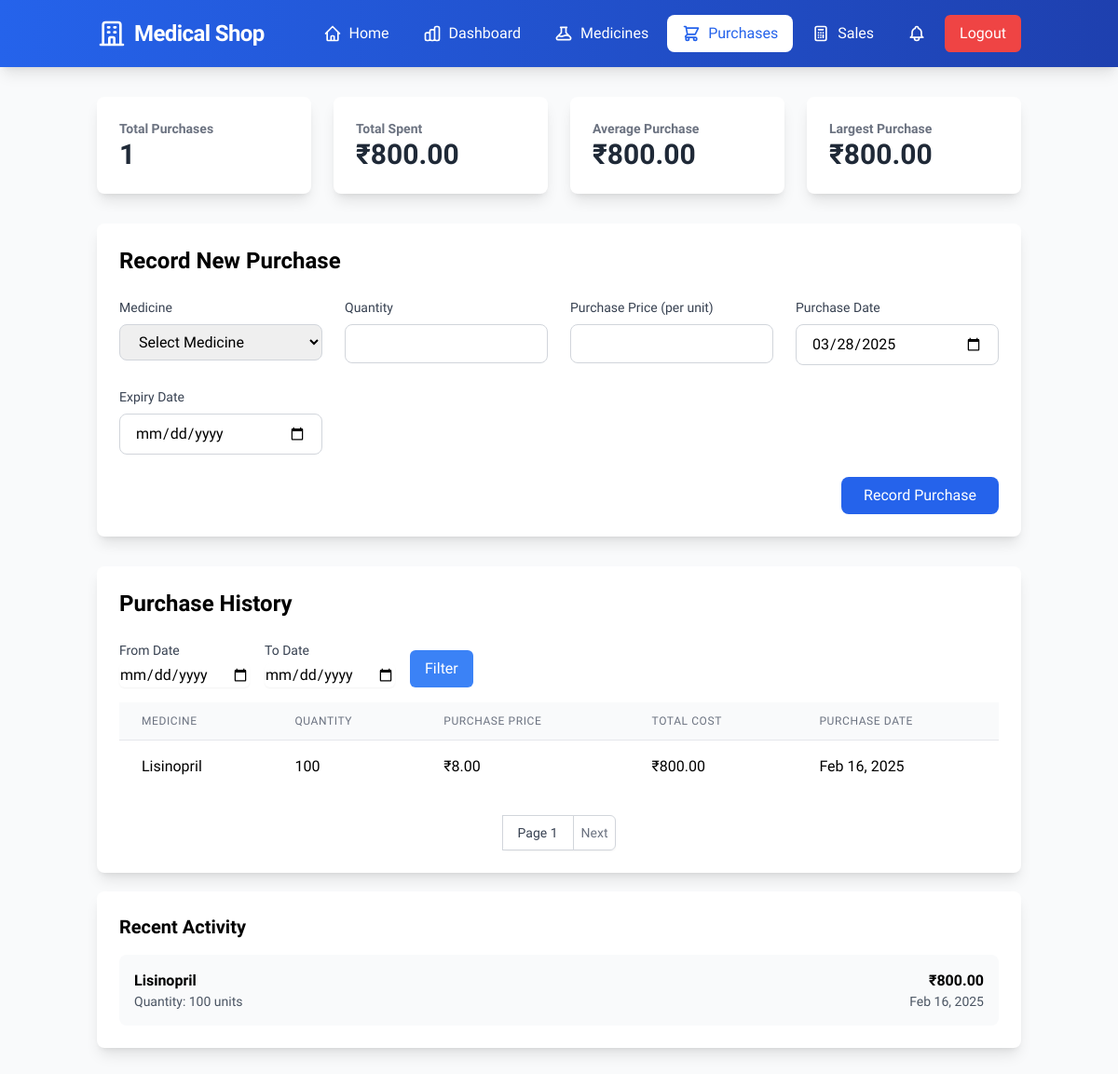
The page /pages/purchases.php (signed in) on the database as committed earlier.
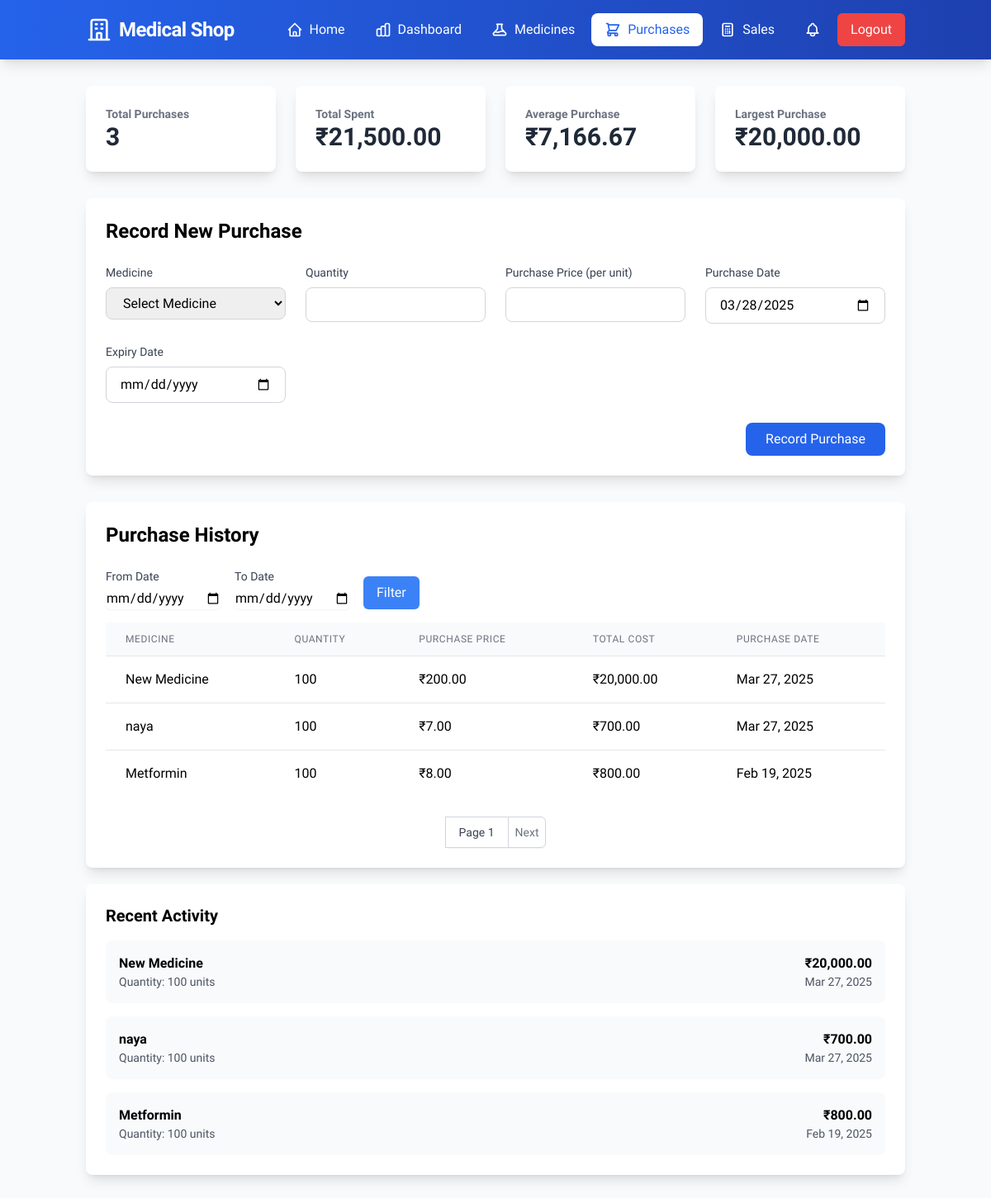
The same page on the database as committed later.
### tables this page shows
CREATE TABLE `purchases` (
  `id` int(11) NOT NULL,
  `medicine_id` int(11) DEFAULT NULL,
  `quantity` int(11) NOT NULL,
  `purchase_price` decimal(10,2) NOT NULL,
  `purchase_date` date NOT NULL,
  `expiry_date` date NOT NULL,
  `total_cost` decimal(10,2) NOT NULL
);

CREATE TABLE `medicines` (
  `id` int(11) NOT NULL,
  `name` varchar(255) NOT NULL,
  `use` varchar(255) DEFAULT NULL,
  `selling_price` decimal(10,2) NOT NULL,
  `available_quantity` int(11) NOT NULL DEFAULT 0,
  `expiry_date` date DEFAULT NULL,
  `company_id` int(11) DEFAULT NULL,
  `disease_id` int(11) DEFAULT NULL
);

### classes/Purchase.php (called while the page is built, shortened)
<?php
class Purchase
{
    private $conn;
    private $table_name = 'purchases';
    public function __construct($db)
    {
        $this->conn = $db;
    }
    public function read($page = 1, $limit = 10, $date_from = '', $date_to = '') {
        $offset = ($page - 1) * $limit;
        $sql = "SELECT p.*, m.name as medicine_name
                FROM purchases p
                JOIN medicines m ON p.medicine_id = m.id
                WHERE 1=1";
        $sql .= " ORDER BY p.purchase_date DESC LIMIT ? OFFSET ?";
        $stmt = $this->conn->prepare($sql);
        $types = "";
        $params = array();
        $types .= "ii";
        $params[] = $limit;
        $params[] = $offset;
        if (!empty($types)) {
            $stmt->bind_param($types, ...$params);
        }
        $stmt->execute();
        return $stmt->get_result();
    }
    public function getPurchaseStats()
    {
        $query = "SELECT
                    COUNT(*) as total_purchases,
                    SUM(total_cost) as total_spent,
                    AVG(total_cost) as avg_purchase,
                    MAX(total_cost) as max_purchase
                  FROM " . $this->table_name;
        $result = $this->conn->query($query);
        return $result->fetch_assoc();
    }
    public function getRecentPurchases($limit = 5)
    {
        $query = "SELECT p.*, m.name as medicine_name
                  FROM " . $this->table_name . " p
                  JOIN medicines m ON p.medicine_id = m.id
                  ORDER BY p.purchase_date DESC
                  LIMIT ?";
        $stmt = $this->conn->prepare($query);
        $stmt->bind_param("i", $limit);
        $stmt->execute();
        return $stmt->get_result();
    }
}

### pages/purchases.php (the view, shortened to what the changed rows need)
<?php
require_once '../classes/Purchase.php';
$database = new Database();
$db = $database->getConnection();
$purchase = new Purchase($db);
$page = $_GET['page'] ?? 1;
$limit = 10;
$date_from = isset($_GET['date_from']) ? $_GET['date_from'] : '';
$date_to = isset($_GET['date_to']) ? $_GET['date_to'] : '';
$purchases = $purchase->read($page, $limit, $date_from, $date_to);
$stats = $purchase->getPurchaseStats();
$recent_purchases = $purchase->getRecentPurchases();
?>
<!DOCTYPE html>
<html lang="en">
<head>
    <script src="https://cdn.tailwindcss.com"></script>
    <link href="https://cdn.jsdelivr.net/npm/animate.css@4.1.1/animate.min.css" rel="stylesheet">
    <link href="/msms/assets/css/custom.css" rel="stylesheet">
</head>
<body class="bg-gray-50 min-h-screen">
    <div class="container mx-auto px-4 py-8">
        <div class="grid grid-cols-1 md:grid-cols-4 gap-6 mb-8">
            <div class="bg-white rounded-lg shadow-lg p-6 transform hover:scale-105 transition-transform duration-200">
                <h3 class="text-gray-500 text-sm font-semibold">Total Purchases</h3>
                <p class="text-3xl font-bold text-gray-800"><?php echo number_format($stats['total_purchases']); ?></p>
            </div>
            <div class="bg-white rounded-lg shadow-lg p-6 transform hover:scale-105 transition-transform duration-200">
                <h3 class="text-gray-500 text-sm font-semibold">Total Spent</h3>
                <p class="text-3xl font-bold text-gray-800">₹<?php echo number_format($stats['total_spent'], 2); ?></p>
            </div>
            <div class="bg-white rounded-lg shadow-lg p-6 transform hover:scale-105 transition-transform duration-200">
                <h3 class="text-gray-500 text-sm font-semibold">Average Purchase</h3>
                <p class="text-3xl font-bold text-gray-800">₹<?php echo number_format($stats['avg_purchase'], 2); ?></p>
            </div>
            <div class="bg-white rounded-lg shadow-lg p-6 transform hover:scale-105 transition-transform duration-200">
                <h3 class="text-gray-500 text-sm font-semibold">Largest Purchase</h3>
                <p class="text-3xl font-bold text-gray-800">₹<?php echo number_format($stats['max_purchase'], 2); ?></p>
            </div>
        </div>
        <div class="bg-white rounded-lg shadow-lg mb-8">
            <div class="p-6">
                <h2 class="text-2xl font-bold mb-6">Record New Purchase</h2>
            </div>
        </div>
        <div class="bg-white rounded-lg shadow-lg">
            <div class="p-6">
                <h2 class="text-2xl font-bold mb-6">Purchase History</h2>
                <div class="overflow-x-auto">
                    <table class="min-w-full divide-y divide-gray-200">
                        <thead class="bg-gray-50">
                            <tr>
                                <th class="px-6 py-3 text-left text-xs font-medium text-gray-500 uppercase tracking-wider">Medicine</th>
                                <th class="px-6 py-3 text-left text-xs font-medium text-gray-500 uppercase tracking-wider">Quantity</th>
                                <th class="px-6 py-3 text-left text-xs font-medium text-gray-500 uppercase tracking-wider">Purchase Price</th>
                                <th class="px-6 py-3 text-left text-xs font-medium text-gray-500 uppercase tracking-wider">Total Cost</th>
                                <th class="px-6 py-3 text-left text-xs font-medium text-gray-500 uppercase tracking-wider">Purchase Date</th>
                            </tr>
                        </thead>
                        <tbody class="bg-white divide-y divide-gray-200">
                            <?php while ($row = $purchases->fetch_assoc()): ?>
                                <tr class="hover:bg-gray-50">
                                    <td class="px-6 py-4 whitespace-nowrap"><?php echo htmlspecialchars($row['medicine_name']); ?></td>
                                    <td class="px-6 py-4 whitespace-nowrap"><?php echo $row['quantity']; ?></td>
                                    <td class="px-6 py-4 whitespace-nowrap">₹<?php echo number_format($row['purchase_price'], 2); ?></td>
                                    <td class="px-6 py-4 whitespace-nowrap">₹<?php echo number_format($row['total_cost'], 2); ?></td>
                                    <td class="px-6 py-4 whitespace-nowrap"><?php echo date('M d, Y', strtotime($row['purchase_date'])); ?></td>
                                </tr>
                            <?php endwhile; ?>
                        </tbody>
                    </table>
                </div>
            </div>
        </div>
        <div class="bg-white rounded-lg shadow-lg p-6 mt-5">
            <div class="space-y-4">
                <?php while ($recent = $recent_purchases->fetch_assoc()): ?>
                    <div class="flex items-center justify-between p-4 bg-gray-50 rounded-lg">
                        <div>
                            <h4 class="font-semibold"><?php echo htmlspecialchars($recent['medicine_name']); ?></h4>
                            <p class="text-sm text-gray-600">
                                Quantity: <?php echo $recent['quantity']; ?> units
                            </p>
                        </div>
                        <div class="text-right">
                            <p class="font-bold">₹<?php echo number_format($recent['total_cost'], 2); ?></p>
                            <p class="text-sm text-gray-600">
                                <?php echo date('M d, Y', strtotime($recent['purchase_date'])); ?>
                            </p>
                        </div>
                    </div>
                <?php endwhile; ?>
            </div>
        </div>
    </div>
</body>
</html>

Rows that differ between the two databases and show on the page:
removed purchases: medicine.name "Lisinopril", quantity "100", purchase_price "8.00", total_cost "800.00", purchase_date "Feb 16, 2025"
added purchases: medicine.name "New Medicine", quantity "100", purchase_price "200.00", total_cost "20,000.00", purchase_date "Mar 27, 2025"
added purchases: medicine.name "naya", quantity "100", purchase_price "7.00", total_cost "700.00", purchase_date "Mar 27, 2025"
added purchases: medicine.name "Metformin", quantity "100", purchase_price "8.00", total_cost "800.00", purchase_date "Feb 19, 2025"
Other text that changed with them:
$stats['total_purchases']: "1" → "3"
$stats['total_spent']: "800.00" → "21,500.00"
$stats['avg_purchase']: "800.00" → "7,166.67"
$stats['max_purchase']: "800.00" → "20,000.00"
